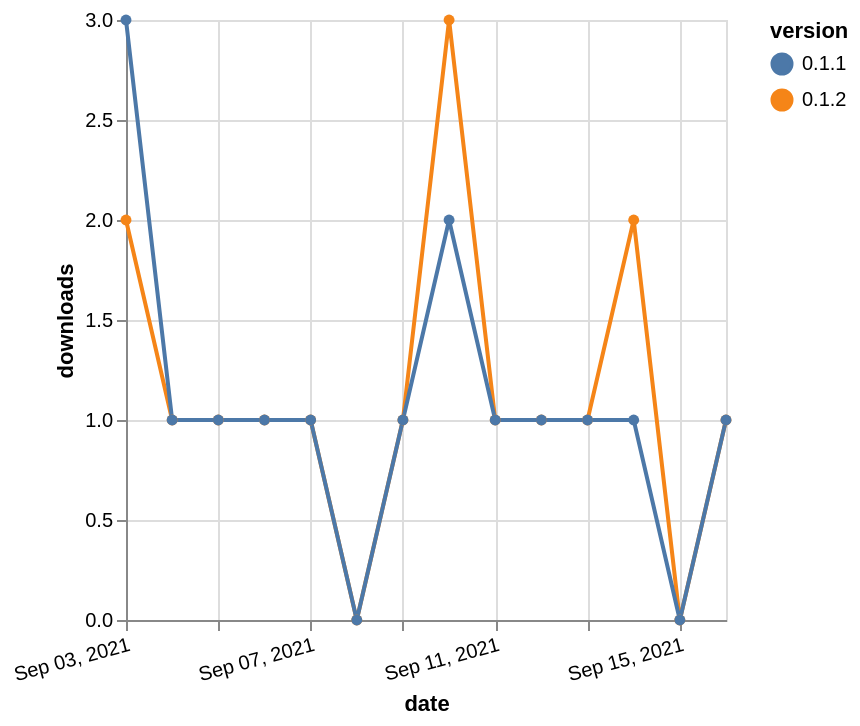

Express this chart as Vega-Lite.
### Vega-Lite specification from a JSON file in a GitHub repository (floating-point values rounded to 4 significant figures)
{"$schema": "https://vega.github.io/schema/vega-lite/v5.json", "description": "A simple bar chart with embedded data.", "data": {"values": [{"date": "2021-09-03", "total": 78, "delta": 2, "version": "0.1.2"}, {"date": "2021-09-04", "total": 79, "delta": 1, "version": "0.1.2"}, {"date": "2021-09-05", "total": 80, "delta": 1, "version": "0.1.2"}, {"date": "2021-09-06", "total": 81, "delta": 1, "version": "0.1.2"}, {"date": "2021-09-07", "total": 82, "delta": 1, "version": "0.1.2"}, {"date": "2021-09-08", "total": 82, "delta": 0, "version": "0.1.2"}, {"date": "2021-09-09", "total": 83, "delta": 1, "version": "0.1.2"}, {"date": "2021-09-10", "total": 86, "delta": 3, "version": "0.1.2"}, {"date": "2021-09-11", "total": 87, "delta": 1, "version": "0.1.2"}, {"date": "2021-09-12", "total": 88, "delta": 1, "version": "0.1.2"}, {"date": "2021-09-13", "total": 89, "delta": 1, "version": "0.1.2"}, {"date": "2021-09-14", "total": 91, "delta": 2, "version": "0.1.2"}, {"date": "2021-09-15", "total": 91, "delta": 0, "version": "0.1.2"}, {"date": "2021-09-16", "total": 92, "delta": 1, "version": "0.1.2"}, {"date": "2021-09-03", "total": 87, "delta": 3, "version": "0.1.1"}, {"date": "2021-09-04", "total": 88, "delta": 1, "version": "0.1.1"}, {"date": "2021-09-05", "total": 89, "delta": 1, "version": "0.1.1"}, {"date": "2021-09-06", "total": 90, "delta": 1, "version": "0.1.1"}, {"date": "2021-09-07", "total": 91, "delta": 1, "version": "0.1.1"}, {"date": "2021-09-08", "total": 91, "delta": 0, "version": "0.1.1"}, {"date": "2021-09-09", "total": 92, "delta": 1, "version": "0.1.1"}, {"date": "2021-09-10", "total": 94, "delta": 2, "version": "0.1.1"}, {"date": "2021-09-11", "total": 95, "delta": 1, "version": "0.1.1"}, {"date": "2021-09-12", "total": 96, "delta": 1, "version": "0.1.1"}, {"date": "2021-09-13", "total": 97, "delta": 1, "version": "0.1.1"}, {"date": "2021-09-14", "total": 98, "delta": 1, "version": "0.1.1"}, {"date": "2021-09-15", "total": 98, "delta": 0, "version": "0.1.1"}, {"date": "2021-09-16", "total": 99, "delta": 1, "version": "0.1.1"}]}, "width": "container", "mark": {"type": "line", "point": {"filled": true}}, "encoding": {"x": {"field": "date", "type": "temporal", "timeUnit": "yearmonthdate", "title": "date", "axis": {"labelAngle": -15}}, "y": {"field": "delta", "type": "quantitative", "title": "downloads"}, "color": {"field": "version", "type": "nominal"}, "tooltip": {"field": "delta"}}}
